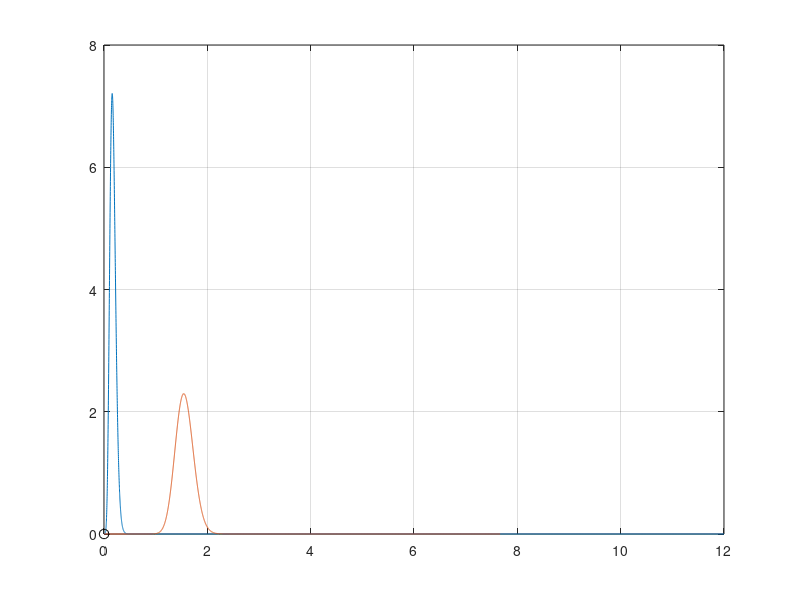

This chart was generated by the following MATLAB code: (Note: this script raises an error after producing the figure.)

x_upperlimit=12;   %value of x upperlimit
M=2;           %standard degrees of freedom for noncentral chi-square distribtuion
rsig=10;    %rNL value of signal
Pav_in=0.5;   %average power
sigma=0.07;
P0=((4)/(rsig+3))*Pav_in;   %calculating P0
P1=((4*rsig)/(rsig+3))*Pav_in;    %calculating P1
d=0.001;  % step size
x=0:d:x_upperlimit;   %normalized input power

pdf0=(1/(2*(sigma^2))).*((x/P0).^0.5).*exp(-((x+P0)/(2.*(sigma^2)))).*besseli(1,sqrt(x.*P0)/(sigma^2));
plot(x,pdf0);
q1=trapz(x,pdf0,2);
disp(q1);
grid on;
hold on;

pdf1=(1/(2*sigma^2)).*((x/P1).^0.5).*exp(-((x+P1)/(2*sigma^2))).*besseli(1,sqrt(x*P1)/sigma^2);
plot(x,pdf1);
q1=trapz(x,pdf1,2);
disp(q1);
diff=abs(pdf1-pdf0) < 0.0001;
mindiff=max(diff);
int=find(diff==mindiff);
sub1=int(2);
xint=x(sub1);
yint=pdf1(sub1);
%disp(mindiff);
plot(xint,yint,'ko','MarkerSize',7);
grid on;
hold on;
ber1=trapint(x,pdf0,xint,0);
ber2=trapint(x,pdf1,10,xint);
ber=0.5*(ber1+ber2);
disp(ber);